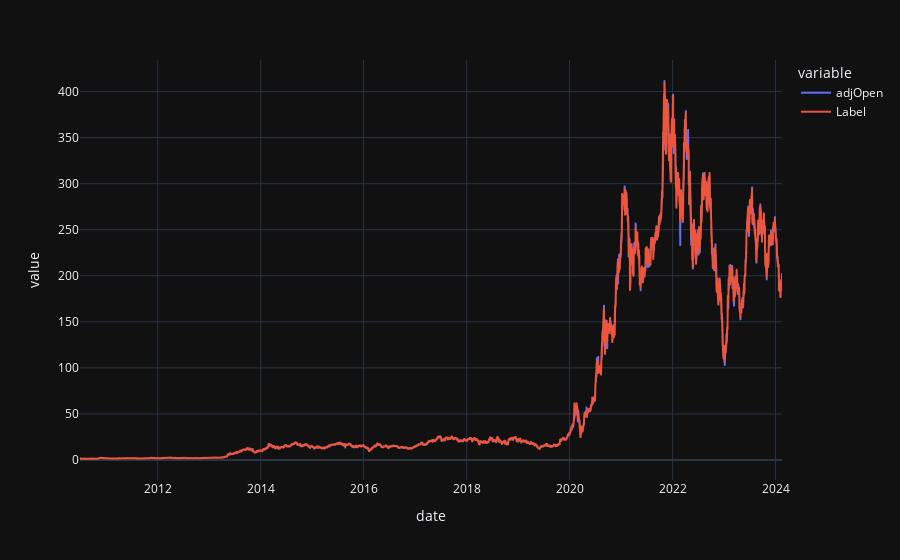

Notebook cell for this chart:
### Code cell
#  Line plot
fig = px.line(predictions, x='date', y=["adjOpen","Label"], template='plotly_dark')

# Add a vertical rectangle for test-set separation
fig.add_vrect(x0="2023-01-01", x1="2024-31-01", fillcolor="grey", opacity=0.25, line_width=0)

# Show the plot
fig.show()

### Figure 1 — Plotly figure (JSON) as saved in the notebook; plotly's stock layout.template omitted (floating-point values rounded to 4 significant figures; data arrays with more than 128 entries replaced by an {"elided": "..."} marker saying what was removed)
{"data": [{"hovertemplate": "variable=adjOpen<br>date=%{x}<br>value=%{y}<extra></extra>", "legendgroup": "adjOpen", "line": {"color": "#636efa", "dash": "solid"}, "marker": {"symbol": "circle"}, "mode": "lines", "name": "adjOpen", "showlegend": true, "type": "scattergl", "x": {"elided": "3433 str values"}, "xaxis": "x", "y": {"elided": "3433 float values"}, "yaxis": "y"}, {"hovertemplate": "variable=Label<br>date=%{x}<br>value=%{y}<extra></extra>", "legendgroup": "Label", "line": {"color": "#EF553B", "dash": "solid"}, "marker": {"symbol": "circle"}, "mode": "lines", "name": "Label", "showlegend": true, "type": "scattergl", "x": {"elided": "3433 str values"}, "xaxis": "x", "y": {"elided": "3433 float values"}, "yaxis": "y"}], "layout": {"legend": {"title": {"text": "variable"}, "tracegroupgap": 0}, "margin": {"t": 60}, "shapes": [{"fillcolor": "grey", "line": {"width": 0}, "opacity": 0.25, "type": "rect", "x0": "2023-01-01", "x1": "2024-31-01", "xref": "x", "y0": 0, "y1": 1, "yref": "y domain"}], "xaxis": {"anchor": "y", "domain": [0, 1], "title": {"text": "date"}}, "yaxis": {"anchor": "x", "domain": [0, 1], "title": {"text": "value"}}}}
